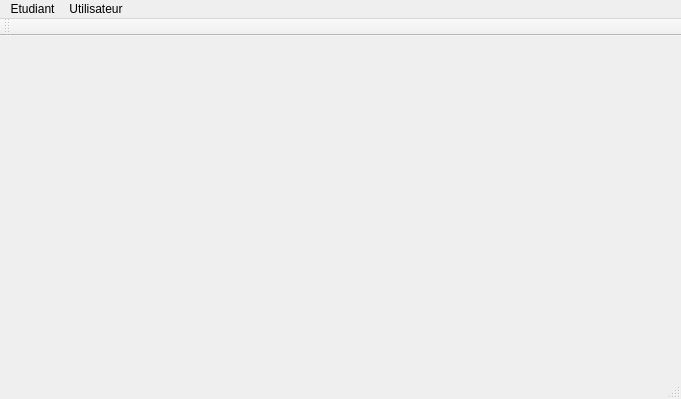
<?xml version="1.0" encoding="UTF-8"?>
<ui version="4.0">
 <class>MainWindow</class>
 <widget class="QMainWindow" name="MainWindow">
  <property name="geometry">
   <rect>
    <x>0</x>
    <y>0</y>
    <width>681</width>
    <height>399</height>
   </rect>
  </property>
  <property name="windowTitle">
   <string>MainWindow</string>
  </property>
  <widget class="QWidget" name="centralWidget"/>
  <widget class="QMenuBar" name="menuBar">
   <property name="geometry">
    <rect>
     <x>0</x>
     <y>0</y>
     <width>681</width>
     <height>21</height>
    </rect>
   </property>
   <widget class="QMenu" name="menuAjout">
    <property name="title">
     <string>Etudiant</string>
    </property>
    <addaction name="actionAjout"/>
    <addaction name="separator"/>
    <addaction name="actionListe_2"/>
   </widget>
   <widget class="QMenu" name="menuListe_etudiant">
    <property name="title">
     <string>Utilisateur</string>
    </property>
    <addaction name="actionAjout_2"/>
    <addaction name="separator"/>
    <addaction name="actionListe_4"/>
   </widget>
   <addaction name="menuAjout"/>
   <addaction name="menuListe_etudiant"/>
  </widget>
  <widget class="QToolBar" name="mainToolBar">
   <attribute name="toolBarArea">
    <enum>TopToolBarArea</enum>
   </attribute>
   <attribute name="toolBarBreak">
    <bool>false</bool>
   </attribute>
  </widget>
  <widget class="QStatusBar" name="statusBar"/>
  <action name="actionAjout">
   <property name="text">
    <string>Ajout</string>
   </property>
  </action>
  <action name="actionListe">
   <property name="text">
    <string>Liste</string>
   </property>
  </action>
  <action name="actionListe_2">
   <property name="text">
    <string>Modifier</string>
   </property>
  </action>
  <action name="actionAjout_2">
   <property name="text">
    <string>Ajout</string>
   </property>
  </action>
  <action name="actionListe_3">
   <property name="text">
    <string>Liste</string>
   </property>
  </action>
  <action name="actionListe_4">
   <property name="text">
    <string>Liste</string>
   </property>
  </action>
 </widget>
 <layoutdefault spacing="6" margin="11"/>
 <resources/>
 <connections/>
</ui>
